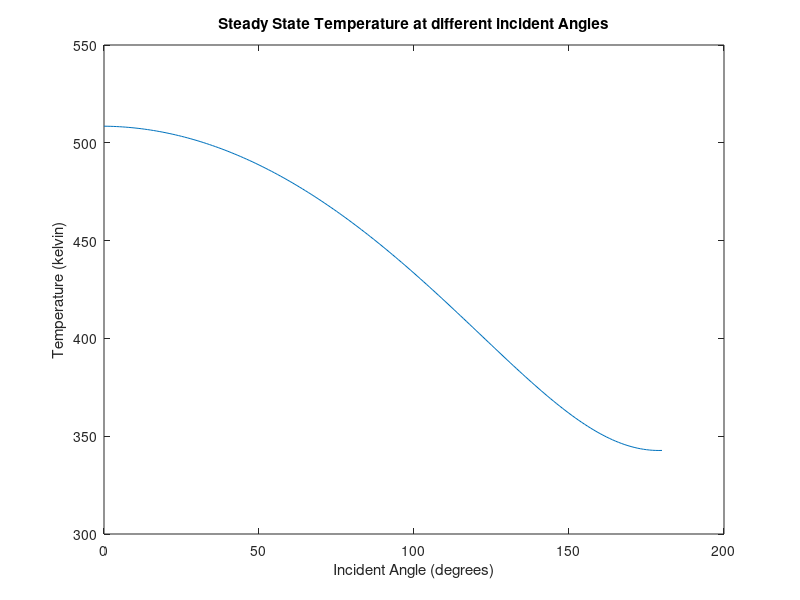
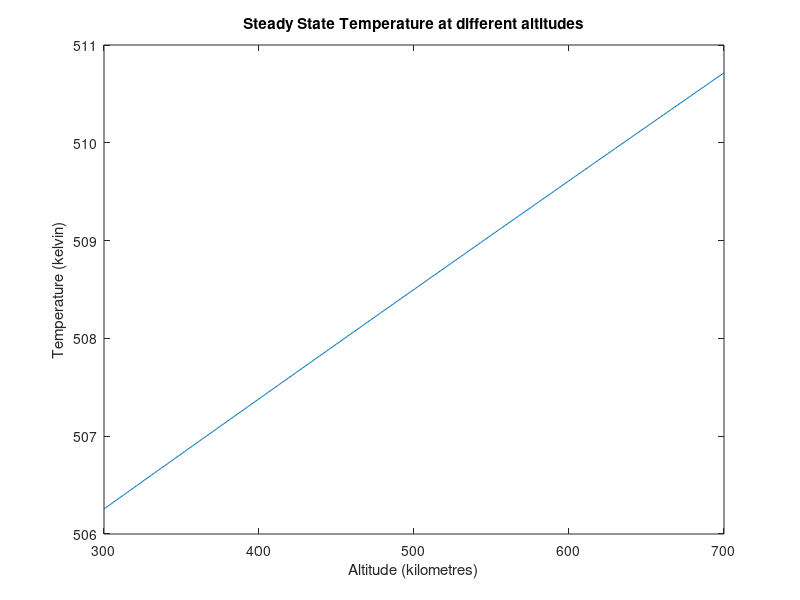

Write the MATLAB code that produced these figures, in order.
clear 

stefan_boltzmann_constant = 5.67 * 10^(-8);
albedo_factor = 0.35;
solar_constant = 1354;
absorptivity = 1; % assuming a black body - taken from online resource
emissivity = 0.9;
area_surface = 0.01;
altitude = 500;
earth_radius = 6378;
angle = 0;

incident_angle = 0:1:180;

count = 1;

for i = 1:181
  view_factor = (altitude + earth_radius)/earth_radius;
   angle = angle + 1;

heat_IR_temperature = stefan_boltzmann_constant * emissivity * view_factor * area_surface * 255^4;
heat_ir_flux = emissivity * area_surface * view_factor * solar_constant;
heat_albedo= absorptivity * area_surface * albedo_factor * view_factor * solar_constant;
solar_heat = absorptivity * area_surface * solar_constant * cosd(angle);

h_out = heat_albedo + solar_heat + heat_ir_flux + heat_IR_temperature;
temperature(count) = (h_out/(area_surface * emissivity * stefan_boltzmann_constant))^(0.25);

   count=count+1;
end 


figure(1);
plot (incident_angle,temperature);
title("Steady State Temperature at different incident Angles")
xlabel("Incident Angle (degrees)");
ylabel("Temperature (kelvin)");


angle = 0;
count = 1;
altitude = 300;
altitude_range=300:1:700;

for i = 300:700
  view_factor = (altitude + earth_radius)/earth_radius;
  altitude = altitude + 1;


heat_IR_temperature = stefan_boltzmann_constant * emissivity * view_factor * area_surface * 255^4;
heat_ir_flux = emissivity * area_surface * view_factor * solar_constant;
heat_albedo= absorptivity * area_surface * albedo_factor * view_factor * solar_constant;
solar_heat = absorptivity * area_surface * solar_constant * cosd(angle);

h_out = heat_albedo + solar_heat + heat_ir_flux + heat_IR_temperature;
temperature(count) = (h_out/(area_surface * emissivity * stefan_boltzmann_constant))^(0.25);

   count=count+1;
end 

figure(2);
plot (altitude_range,temperature);
title("Steady State Temperature at different altitudes")
xlabel("Altitude (kilometres)");
ylabel("Temperature (kelvin)");
